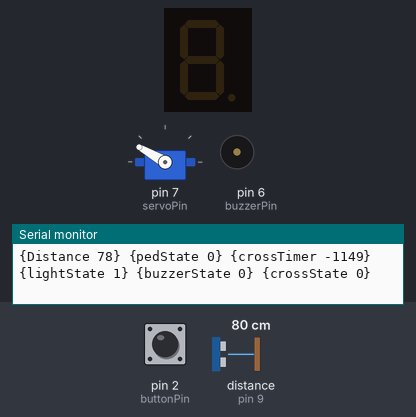
Bench run of a program on a simulated Arduino Uno, built with avr-gcc and run on an emulated ATmega328P. Shown: 1-digit seven-segment display, servo, buzzer (waves = sounding, pin HIGH), the last lines printed to the serial monitor. Wiring (inferred from the names in the program): ultrasonic range finder: trigger pin 8; echo pin 9; 1-digit 7-segment display, segments lit when HIGH: segments pin 11, pin 10, A2, A1, A0, pin 12, pin 13. The inputs (shaded band) are chosen by the test bench; at power-on: pin 2 (buttonPin) HIGH, distance to the obstacle (sensor on pin 9) 80 cm. The echo pulse lasts 58.3 µs per cm; the segment pins are drawn as the display they are named for; pins used as bus, display or sensor lines are not drawn.

Above: at 1.2 s.
1.3 s: pin 2 (buttonPin) pulled LOW for 0.15 s
At 2.1 s:
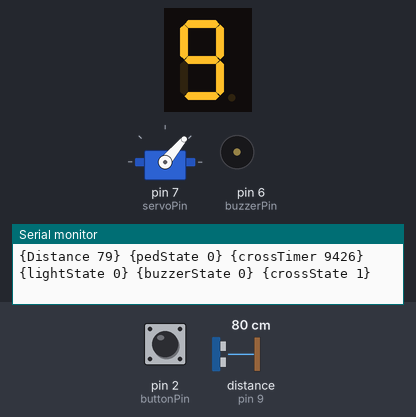
4.4 s: distance to the obstacle (sensor on pin 9) set to 27 cm
7.4 s: distance to the obstacle (sensor on pin 9) set to 24 cm
At 9.0 s:
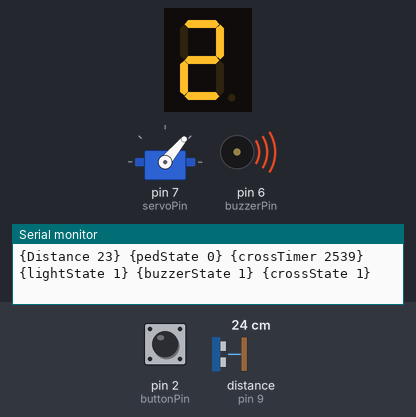
10.4 s: pin 2 (buttonPin) pulled LOW for 0.15 s
At 11.9 s:
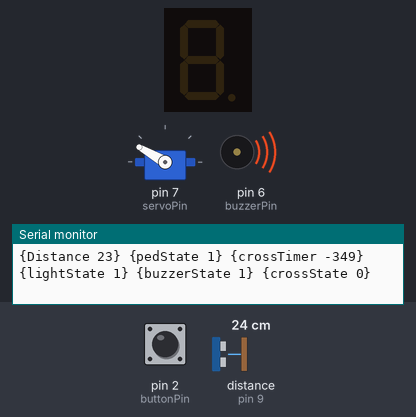
17.0 s: distance to the obstacle (sensor on pin 9) set to 35 cm
At 19.9 s:
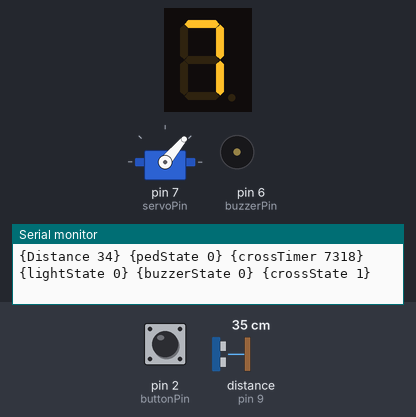
Timing chart, 0 to 21.4 s (numbered marks = the images above; inputs shaded):
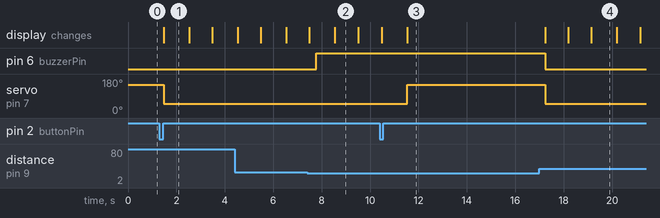

The program:

main.cpp
```cpp
#include <Arduino.h>
#include <Servo.h>

/**
 * @brief Reads the distance from an ultrasonic sensor.
 *
 * This function triggers the ultrasonic sensor and calculates the distance
 * based on the time it takes for the echo to return.
 *
 * @param trigPin The pin number used to trigger the ultrasonic sensor.
 * @param echoPin The pin number used to read the echo from the ultrasonic sensor.
 * @return long The distance measured in centimeters.
 */
long readUltrasonicDistance(int trigPin, int echoPin);

/**
 * @brief Displays a number on a 7-segment display.
 *
 * This function takes an integer input and activates the corresponding
 * segments of the display to show the number.
 *
 * @param num The integer number to be displayed (0-9).
 */
void displayNumber(int num);

// Button pins
const int buttonPin = 2;

// Light pins
const int greenPin = 3;
const int yellowPin = 4;
const int redPin = 5;

// Buzzer pin
const int buzzerPin = 6;

// Servo pin
const int servoPin = 7;

// Ultrasonic pins
const int trigPin = 8;
const int echoPin = 9;

// Segment pins
const int segmentA = 11;
const int segmentB = 10;
const int segmentF = 12;
const int segmentG = 13;
const int segmentE = A0;
const int segmentC = A2;
const int segmentD = A1;

// Create objects
Servo gate;

// Constants
const double minDistance = 25;
const int crossTime = 10 * 1000 - 1; // 10 seconds
const int gateUp = 150;
const int gateDown = 50;
const int numbers[11][7] = {
    {1, 1, 1, 1, 1, 1, 0}, // 0
    {0, 1, 1, 0, 0, 0, 0}, // 1
    {1, 1, 0, 1, 1, 0, 1}, // 2
    {1, 1, 1, 1, 0, 0, 1}, // 3
    {0, 1, 1, 0, 0, 1, 1}, // 4
    {1, 0, 1, 1, 0, 1, 1}, // 5
    {1, 0, 1, 1, 1, 1, 1}, // 6
    {1, 1, 1, 0, 0, 0, 0}, // 7
    {1, 1, 1, 1, 1, 1, 1}, // 8
    {1, 1, 1, 1, 0, 1, 1}, // 9
    {0, 0, 0, 0, 0, 0, 0}, // off
};

// States
float crossStartTime = -crossTime;
bool pedState = false;
bool lightState = true;
bool buzzerState = false;
bool crossState = false;
bool dimmer = false;

// Variables
int distanceArray[10] = {100, 100, 100, 100, 100, 100, 100, 100, 100, 100};

void setup()
{
  // Start serial
  Serial.begin(9600);
  pinMode(trigPin, OUTPUT);
  pinMode(echoPin, INPUT);
  pinMode(buttonPin, INPUT);
  pinMode(buzzerPin, OUTPUT);
  gate.attach(servoPin);
  gate.write(gateUp);

  // Set up segment
  pinMode(segmentA, OUTPUT);
  pinMode(segmentB, OUTPUT);
  pinMode(segmentC, OUTPUT);
  pinMode(segmentD, OUTPUT);
  pinMode(segmentE, OUTPUT);
  pinMode(segmentF, OUTPUT);
  pinMode(segmentG, OUTPUT);
}

void loop()
{
  // Read the button state and set queue
  if (digitalRead(buttonPin) == 0)
  {
    Serial.print("{Button PRESS} ");
    pedState = true;
  }

  // Read the distance
  long distance = readUltrasonicDistance(trigPin, echoPin);
  Serial.print("{Distance ");
  Serial.print(distance);
  Serial.print("} ");

  // Apply filter
  for (int i = 9; i > 0; i--)
  {
    distanceArray[i] = distanceArray[i - 1];
  }
  distanceArray[0] = distance;

  // Calculate the average of the distanceArray
  long sum = 0;
  for (int i = 0; i < 10; i++)
  {
    sum += distanceArray[i];
  }
  float avgDistance = sum / 10.0; // Get the average distance

  // Timer for crossing
  long crossTimer = crossStartTime + crossTime - millis();
  if (crossTimer < -crossTime)
    crossTimer = -crossTime;

  // Set cross state
  if (crossTimer >= 0)
    crossState = true;
  else
    crossState = false;

  // Start the crossing
  if (pedState)
  {
    dimmer = false;
    // Check if safe to cross
    if (avgDistance >= minDistance)
    {
      crossStartTime = millis();
      lightState = false;
      pedState = false;
    }
    else
    {
      lightState = true;
      buzzerState = true;
    }
  }
  else if (!pedState && !crossState)
  {
    buzzerState = false;
    lightState = true;
    if (crossTimer == -crossTime)
      dimmer = true;
  }

  // Pedestrian is crossing
  if (crossState)
  {
    gate.write(gateDown);          // Set the servo into down position
    digitalWrite(yellowPin, HIGH); // Set yellow lights
    if (avgDistance >= minDistance)
    {
      buzzerState = false;
      lightState = false;
    }
    else
    {
      buzzerState = true;
      lightState = true;
    }
    // Display countdown to segment
    int segNumber = (int)(crossTimer / 1000);
    displayNumber(segNumber);
  }
  else
  {
    gate.write(gateUp);           // Move the gate up
    digitalWrite(yellowPin, LOW); // Turn off yellow lights
    displayNumber(10);            // Turn off
  }

  // Buzzer logic
  if (buzzerState)
    digitalWrite(buzzerPin, HIGH); // Sound the buzzer
  else
    digitalWrite(buzzerPin, LOW); // Turn off the buzzer

  // Light logic
  if (!dimmer)
  {
    if (lightState)
    {
      digitalWrite(redPin, HIGH); // Turn lights to red
      digitalWrite(greenPin, LOW);
    }
    else
    {
      digitalWrite(greenPin, HIGH); // Turn lights to green
      digitalWrite(redPin, LOW);
    }
  }
  else
  {
    digitalWrite(redPin, LOW);
    digitalWrite(greenPin, LOW);
  }

  // Prints
  Serial.print("{pedState ");
  Serial.print(pedState);
  Serial.print("} {crossTimer ");
  Serial.print(crossTimer);
  Serial.print("} {lightState ");
  Serial.print(lightState);
  Serial.print("} {buzzerState ");
  Serial.print(buzzerState);
  Serial.print("} {crossState ");
  Serial.print(crossState);
  Serial.println("}");
}

long readUltrasonicDistance(int trigPin, int echoPin)
{
  // Clear the trig pin
  digitalWrite(trigPin, LOW);
  delayMicroseconds(2);

  // Set the tring pin high for 10 microseconds
  digitalWrite(trigPin, HIGH);
  delayMicroseconds(10);
  digitalWrite(trigPin, LOW);

  // Read echo pin
  long duration = pulseIn(echoPin, HIGH);

  // Calculate the distance in cm
  long distance = duration * 0.034 / 2; // Speed of sound is 0.034 cm/microsecond

  delay(30);
  return distance;
}

void displayNumber(int num)
{
  // Set the segments according to the number
  digitalWrite(segmentA, numbers[num][0]);
  digitalWrite(segmentB, numbers[num][1]);
  digitalWrite(segmentC, numbers[num][2]);
  digitalWrite(segmentD, numbers[num][3]);
  digitalWrite(segmentE, numbers[num][4]);
  digitalWrite(segmentF, numbers[num][5]);
  digitalWrite(segmentG, numbers[num][6]);
}
```

Measured:
- the behaviour switches between 26 and 25 cm on distance to the obstacle (sensor on pin 9) (found by bisection; images 1 and 2)
- after the input at 1.3 s, servo on pin 7 (servoPin): 150° → 50° after 0.17 s; the display: changes after 0.17 s (image 1)
- after the input at 7.4 s, pin 6 (buzzerPin): LOW → HIGH after 0.38 s
- after the input at 10.4 s, pin 6 (buzzerPin): stays HIGH (without the input it goes to LOW after 1.1 s)
- after the input at 17.0 s, pin 6 (buzzerPin): HIGH → LOW after 0.23 s; servo on pin 7 (servoPin): 150° → 50° after 0.23 s; the display: first changes after 0.23 s (image 4 shows a later state)
- what the display in image 1 shows lasts 1.0 s, from 1.5 s to 2.5 s
- what the display in image 2 shows lasts 1.0 s, from 8.5 s to 9.5 s
